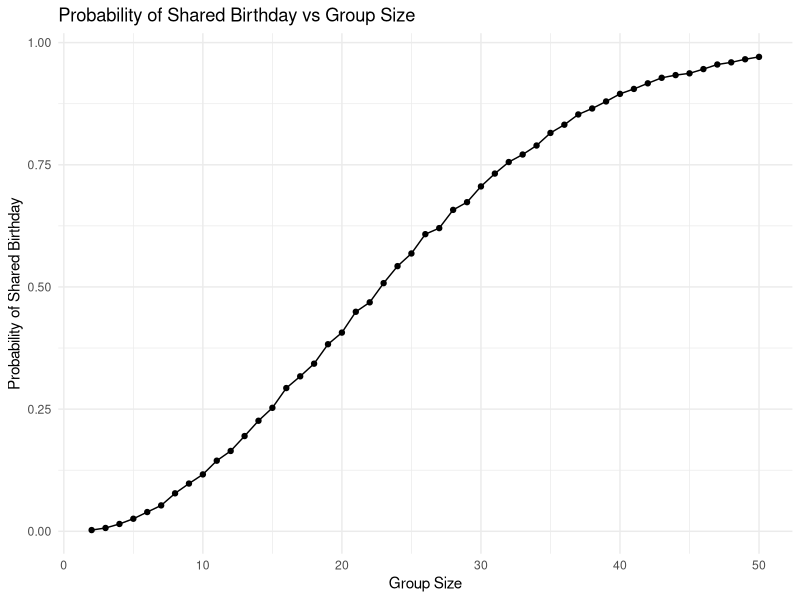

Write R code to recreate this figure.
## ---- chunk 1
knitr::opts_chunk$set(echo = TRUE, warning = FALSE, message = FALSE)
library(tidyverse)
## ---- chunk 2
shared_birthday = function(n) {
  birthdays = sample(1:365, n, replace = TRUE)
  return(any(duplicated(birthdays)))
}
## ---- chunk 3
group_sizes = 2:50
simulations = 10000

results = 
  tibble(group_size = group_sizes) %>%
  mutate(
    output_lists = map(group_size, ~rerun(simulations, shared_birthday(.x))),
    estimate_df = map(output_lists, ~tibble(shared_birthday = unlist(.)))
     )%>%
  select(-output_lists) %>%
  unnest(estimate_df) %>%
  group_by(group_size) %>%
  summarize(probability = mean(shared_birthday), .groups = 'drop')

results
## ---- chunk 4
results %>%
  ggplot(aes(x = group_size, y = probability)) +
  geom_line() +
  geom_point() +
  labs(title = "Probability of Shared Birthday vs Group Size",
       x = "Group Size",
       y = "Probability of Shared Birthday") +
  theme_minimal()
## ---- chunk 5
n = 30         
sigma = 5  
times = 5000 
alpha = 0.05
get_estimate_pvalue = function(mu) {
  estimate = numeric(times)
  pvalue = numeric(times)
  for(i in 1:times) {
    x = rnorm(n, mu, sigma)
    t_test_result = broom::tidy(t.test(x, mu = 0, alternative = "two.sided"))
    estimate[i] = as.numeric(t_test_result$estimate)
    pvalue[i] = as.numeric(t_test_result$p.value)
  }
  result = data.frame(
    mu = rep(mu, times),
    estimate = estimate,
    pvalue = pvalue
  )
  return(result)
}

# get the estimate and p-value with different mu
result = get_estimate_pvalue(mu = 0)
for(i in 1:6){
  result = rbind(result, get_estimate_pvalue(mu = i))
}


